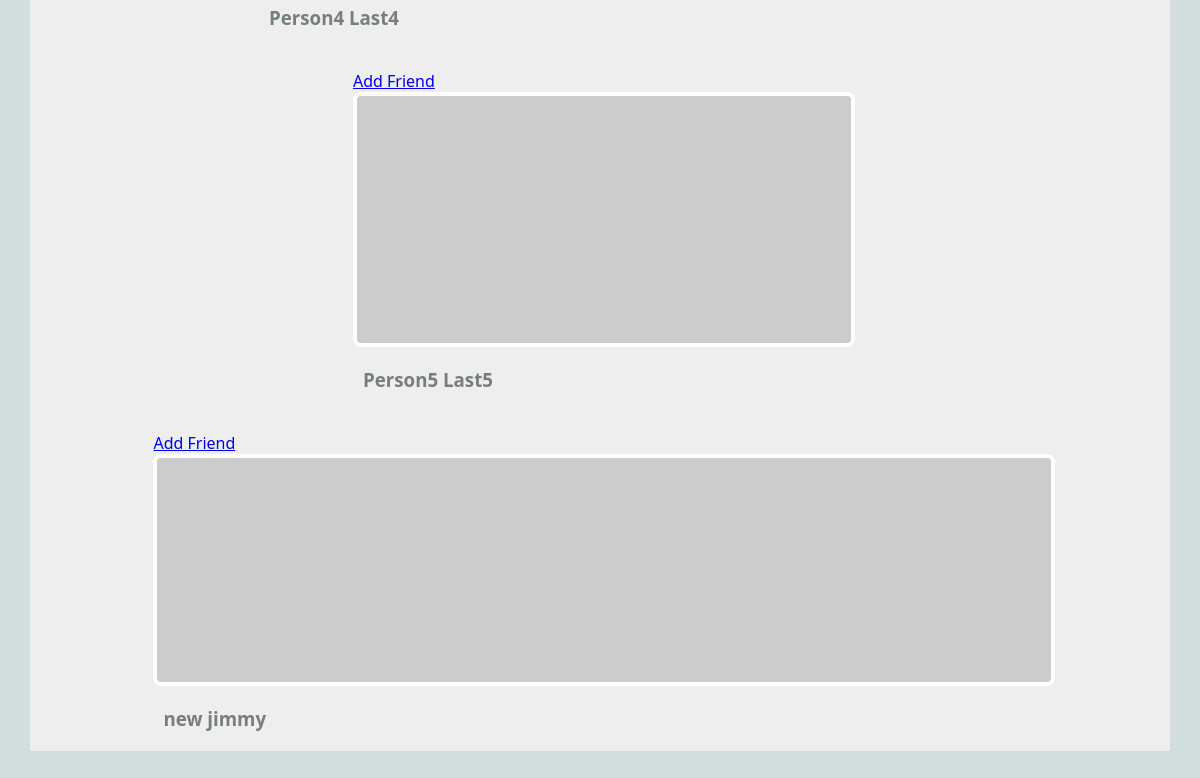
Page /mini_fb/profile/friend_suggestions (signed in, lower part) on the earlier database version.
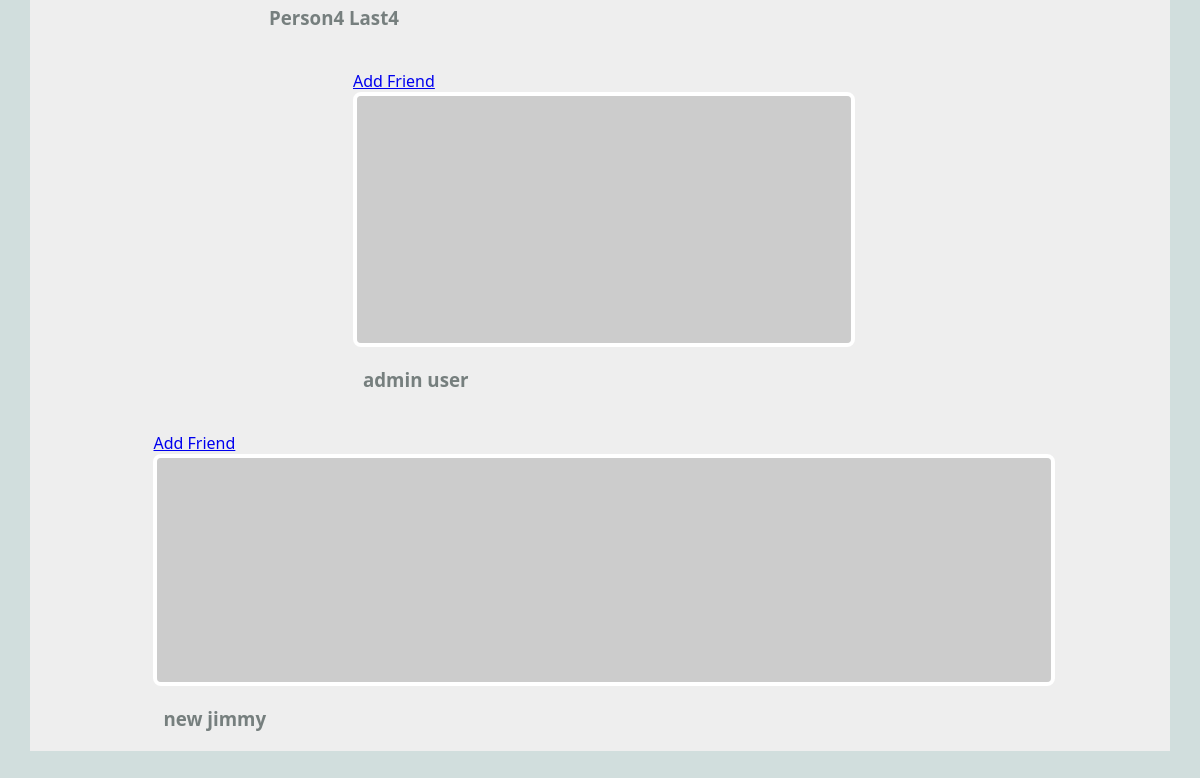
Same page on the later database version.
### mini_fb/models.py (models this page shows, shortened)
class Profile(models.Model):
    fname = models.TextField(blank=False)  # First name of the user
    lname = models.TextField(blank=False)  # Last name of the user
    city = models.TextField(blank=False)   # City where the user resides
    email = models.TextField(blank=False)  # Email address of the user
    profile_image_url = models.URLField(blank=True)  # Profile image URL (optional)
    user = models.ForeignKey(User, on_delete=models.CASCADE) # Link mini_fb Profile to django User
    def get_friend_suggestions(self):
        friends = Friend.objects.filter(models.Q(profile1=self) | models.Q(profile2=self))
        friend_profiles = [f.profile1 if f.profile2 == self else f.profile2 for f in friends]
        non_friends = Profile.objects.exclude(id=self.id).exclude(id__in=[profile.id for profile in friend_profiles])
        return non_friends

### mini_fb/views.py (the view)
# urls.py: path('profile/friend_suggestions', ShowFriendSuggestionsView.as_view(), name="show_friend_suggestions"),    path('profile/news_feed', ShowNewsFeedView.as_view(), name="show_news_feed"),
class ShowFriendSuggestionsView(DetailView):
    model = Profile  # The Profile model we are working with
    template_name = 'mini_fb/friend_suggestions.html'  # Template for displaying friend suggestions
    context_object_name = 'profile'  # Name used to access the profile in the template file
    def get_object(self):
        return Profile.objects.get(user=self.request.user)

### mini_fb/templates/mini_fb/friend_suggestions.html (shortened to what this page needs)
{% extends 'mini_fb/base.html' %} {% block content %}
<main class="grid-container">
  {% for p in profile.get_friend_suggestions %}
  <article>
    <a href="{% url 'add_friend' p.pk %}">Add Friend</a>
    {% if p.profile_image_url %}
    <a href="{% url 'show_profile' p.pk %}">
      <img src="{{p.profile_image_url}}" alt="{{p.profile_image_url}}" />
    </a>
    {% endif %}
    <h3>{{p.fname}} {{p.lname}}</h3>
  </article>
  {% endfor %}
</main>
{% endblock %}

Differences in the rows shown:
changed Profile: fname "Person5" → "admin"; lname "Last5" → "user"
